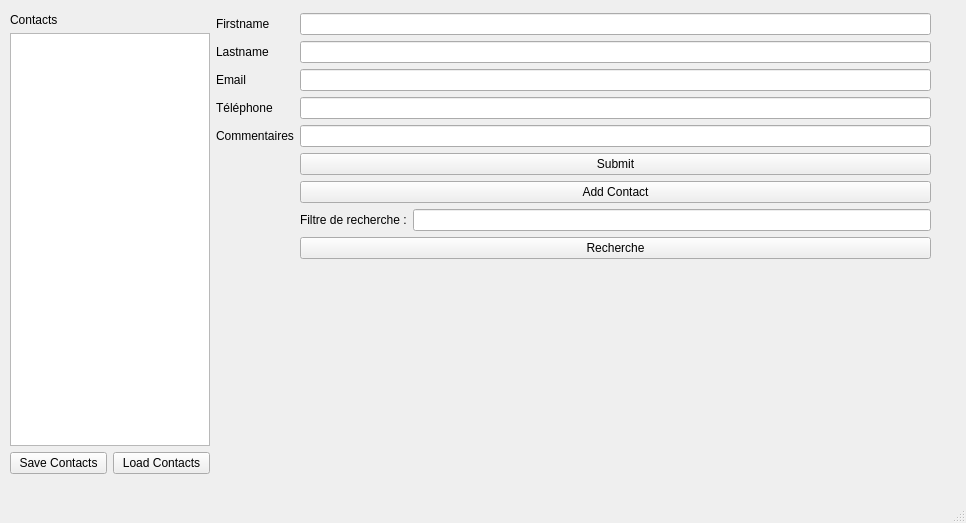
<?xml version="1.0" encoding="UTF-8"?>
<ui version="4.0">
 <class>MainWindow</class>
 <widget class="QMainWindow" name="MainWindow">
  <property name="geometry">
   <rect>
    <x>0</x>
    <y>0</y>
    <width>966</width>
    <height>523</height>
   </rect>
  </property>
  <property name="windowTitle">
   <string>MainWindow</string>
  </property>
  <widget class="QWidget" name="centralwidget">
   <widget class="QWidget" name="layoutWidget">
    <property name="geometry">
     <rect>
      <x>10</x>
      <y>13</y>
      <width>921</width>
      <height>461</height>
     </rect>
    </property>
    <layout class="QGridLayout" name="gridLayout_2">
     <item row="0" column="0">
      <layout class="QVBoxLayout" name="verticalLayout">
       <property name="sizeConstraint">
        <enum>QLayout::SetMinimumSize</enum>
       </property>
       <item>
        <widget class="QLabel" name="label">
         <property name="maximumSize">
          <size>
           <width>100</width>
           <height>16777215</height>
          </size>
         </property>
         <property name="text">
          <string>Contacts</string>
         </property>
        </widget>
       </item>
       <item>
        <widget class="QListWidget" name="listContacts">
         <property name="maximumSize">
          <size>
           <width>200</width>
           <height>16777215</height>
          </size>
         </property>
        </widget>
       </item>
       <item>
        <layout class="QHBoxLayout" name="horizontalLayout_2">
         <property name="sizeConstraint">
          <enum>QLayout::SetMinAndMaxSize</enum>
         </property>
         <item>
          <widget class="QPushButton" name="saveContactsButton">
           <property name="maximumSize">
            <size>
             <width>100</width>
             <height>16777215</height>
            </size>
           </property>
           <property name="text">
            <string>Save Contacts</string>
           </property>
          </widget>
         </item>
         <item>
          <widget class="QPushButton" name="loadContactsButton">
           <property name="maximumSize">
            <size>
             <width>100</width>
             <height>16777215</height>
            </size>
           </property>
           <property name="text">
            <string>Load Contacts</string>
           </property>
          </widget>
         </item>
        </layout>
       </item>
      </layout>
     </item>
     <item row="0" column="1">
      <layout class="QVBoxLayout" name="verticalLayout_2">
       <item>
        <layout class="QGridLayout" name="gridLayout">
         <item row="3" column="0">
          <widget class="QLabel" name="telLabel">
           <property name="text">
            <string>Téléphone</string>
           </property>
          </widget>
         </item>
         <item row="6" column="1">
          <widget class="QPushButton" name="addContact">
           <property name="text">
            <string>Add Contact</string>
           </property>
          </widget>
         </item>
         <item row="1" column="0">
          <widget class="QLabel" name="lastnameLabel">
           <property name="text">
            <string>Lastname</string>
           </property>
          </widget>
         </item>
         <item row="4" column="1">
          <widget class="QLineEdit" name="commentaire_textEdit"/>
         </item>
         <item row="0" column="0">
          <widget class="QLabel" name="firstnameLabel">
           <property name="text">
            <string>Firstname</string>
           </property>
          </widget>
         </item>
         <item row="5" column="1">
          <widget class="QPushButton" name="submit">
           <property name="text">
            <string>Submit</string>
           </property>
          </widget>
         </item>
         <item row="0" column="1">
          <widget class="QLineEdit" name="firstname_textEdit"/>
         </item>
         <item row="1" column="1">
          <widget class="QLineEdit" name="lastname_textEdit"/>
         </item>
         <item row="2" column="1">
          <widget class="QLineEdit" name="email_textEdit"/>
         </item>
         <item row="3" column="1">
          <widget class="QLineEdit" name="tel_textEdit"/>
         </item>
         <item row="2" column="0">
          <widget class="QLabel" name="emailLabel">
           <property name="text">
            <string>Email</string>
           </property>
          </widget>
         </item>
         <item row="4" column="0">
          <widget class="QLabel" name="commentaireLabel">
           <property name="text">
            <string>Commentaires</string>
           </property>
          </widget>
         </item>
         <item row="7" column="1">
          <layout class="QVBoxLayout" name="verticalLayout_3">
           <item>
            <layout class="QHBoxLayout" name="horizontalLayout">
             <item>
              <widget class="QLabel" name="label_2">
               <property name="text">
                <string>Filtre de recherche :</string>
               </property>
              </widget>
             </item>
             <item>
              <widget class="QLineEdit" name="lineEdit"/>
             </item>
            </layout>
           </item>
           <item>
            <widget class="QPushButton" name="search">
             <property name="text">
              <string>Recherche</string>
             </property>
            </widget>
           </item>
           <item>
            <spacer name="verticalSpacer">
             <property name="orientation">
              <enum>Qt::Vertical</enum>
             </property>
             <property name="sizeHint" stdset="0">
              <size>
               <width>20</width>
               <height>40</height>
              </size>
             </property>
            </spacer>
           </item>
          </layout>
         </item>
        </layout>
       </item>
      </layout>
     </item>
    </layout>
   </widget>
  </widget>
  <widget class="QMenuBar" name="menubar">
   <property name="geometry">
    <rect>
     <x>0</x>
     <y>0</y>
     <width>966</width>
     <height>20</height>
    </rect>
   </property>
  </widget>
  <widget class="QStatusBar" name="statusbar"/>
 </widget>
 <resources/>
 <connections/>
</ui>
